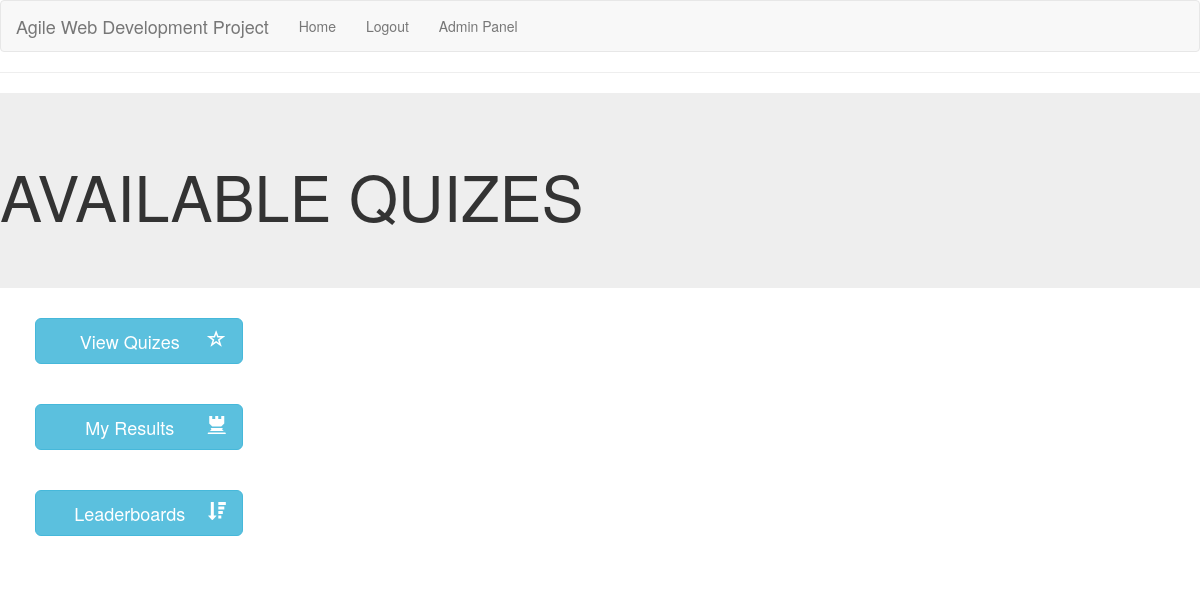
Before: /view_quizes (signed in) with the older database file.
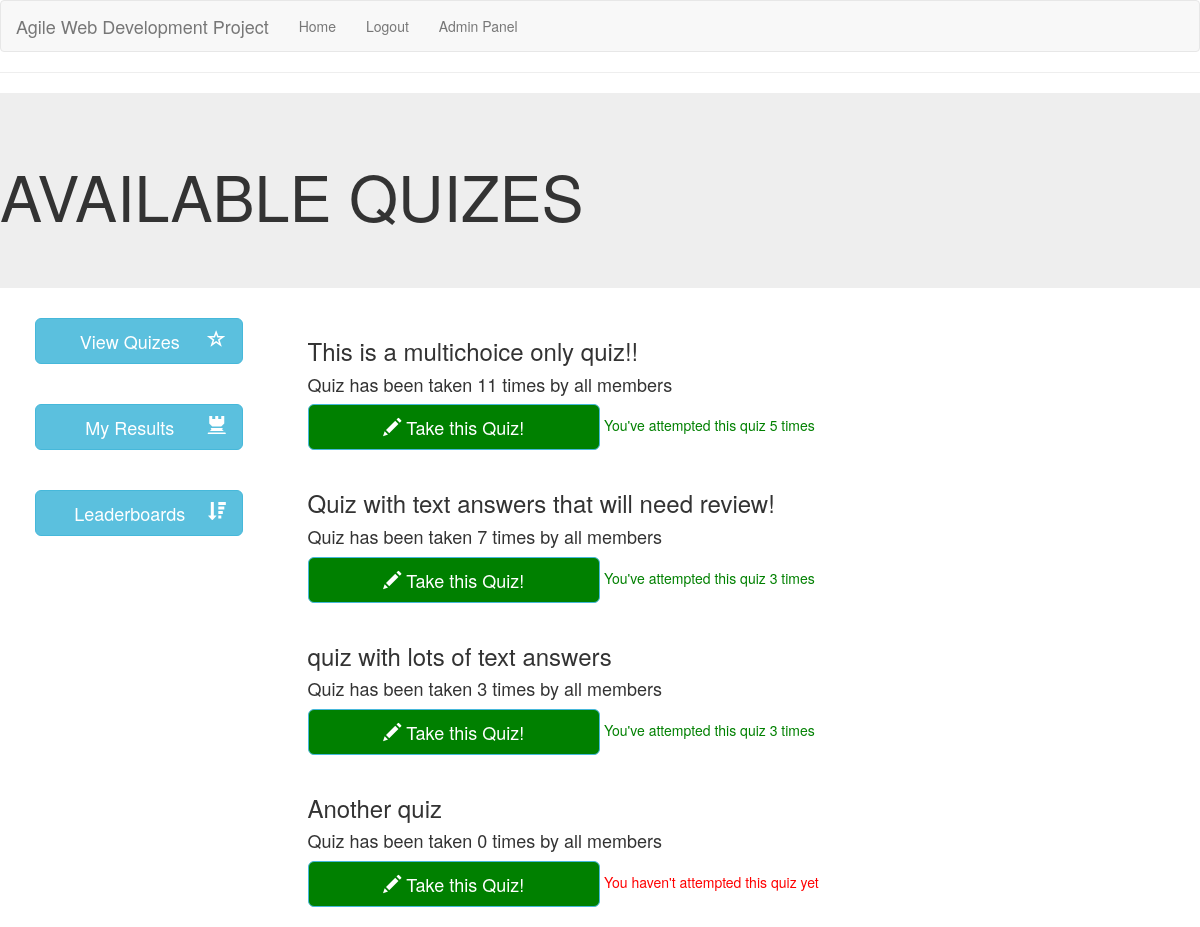
After: the same page with the newer database file.
### app/models.py (models this page shows)
class Qset(db.Model):
    id = db.Column(db.Integer, primary_key=True)
    title = db.Column(db.String(128))
    is_active = db.Column(db.Boolean)

### app/routes.py (the view)
@app.route('/view_quizes')
def view_quizes():
    quizes = Qset.query.filter_by(is_active=True).all()
    attempts = []
    user_attempts = []
    for q in quizes:
        attempts_check = Attempts.query.filter_by(qset_id=q.id).all()
        user_check = Attempts.query.filter_by(qset_id=q.id, user_id=current_user.id).all()
        attempts.append(len(attempts_check))
        user_attempts.append(len(user_check))
        print(len(user_check))
    return render_template('view_quizes.html', title='Available Quizes', quizes=quizes, attempts=attempts, user_attempts=user_attempts)

### app/models.py (called while the page is built)
@login.user_loader
def load_user(id):
    return User.query.get(int(id))

### app/templates/view_quizes.html
{% extends "base.html" %}
{% block content %}
<div class="jumbotron">
    <h1>AVAILABLE QUIZES</h1>
</div>
<div class="row">
    <div class="col-sm-3">
        {% include 'side_menu.html' %}
    </div>
    <div class="col-sm-6">
        {% set count = namespace(value=0) %}
        {% for quiz in quizes %}
            {% if quiz.is_active %}
                <h3>{{ quiz.title }}</h3>
                <h4>Quiz has been taken {{ attempts[count.value] }} times by all members</h4>
                <a href="{{ url_for('take_quiz')}}?quiz={{ quiz.id }}" class="btn btn-info btn-lg" style="background-color: green; width: 50%;">
                    <span class="glyphicon glyphicon-pencil"></span> Take this Quiz!
                </a>
                {% if user_attempts[count.value] > 0 %}
                    <span style="color: green;">You've attempted this quiz {{ user_attempts[count.value] }} times</span>
                {% else %}
                    <span style="color: red;">You haven't attempted this quiz yet</span>
                {% endif %}
                <br>
                <br>
            {% endif %}
            {% set count.value = count.value + 1 %}
        {% endfor %}
    </div>
    <div class="col-sm-3">
    </div>
</div>
{% endblock %}

### app/templates/base.html (shortened to what this page needs)
<!DOCTYPE html>
<html>
    <head>
    <link rel="stylesheet" href="https://maxcdn.bootstrapcdn.com/bootstrap/3.4.1/css/bootstrap.min.css">
    <link href="//netdna.bootstrapcdn.com/bootstrap/3.4.1/css/bootstrap-glyphicons.css" rel="stylesheet">
    </head>
    <body>
        <nav class="navbar navbar-default">
            <div class="container-fluid">
              <div class="navbar-header">
                <a class="navbar-brand" href="#">Agile Web Development Project</a>
              </div>
              <ul class="nav navbar-nav">
                <li><a href="{{ url_for('index') }}">Home</a></li>
                {% if not current_user.is_anonymous %}
                    <li><a href="{{ url_for('logout') }}">Logout</a></li>
                {% endif %}
                {% if current_user.is_admin %}
                    <li><a href="{{ url_for('admin') }}">Admin Panel</a></li>
                {% endif %}
              </ul>
            </div>
        </nav>
        <hr>
        {% block content %}{% endblock %}
    </body>
</html>

### app/templates/side_menu.html
{% block content %}
<a href="{{ url_for('view_quizes') }}" class="center-block btn btn-info btn-lg" style="width: 75%; text-align: center;">
    <span class="glyphicon glyphicon-star-empty pull-right"></span>  View Quizes
</a>
<br>
<br>
{% if not current_user.is_anonymous %}
    <a href="{{ url_for('review_results') }}" class="center-block btn btn-info btn-lg" style="width: 75%; text-align: center;">
        <span class="glyphicon glyphicon-tower pull-right"></span>  My Results
    </a>
    <br>
    <br>
{% endif %}
<a href="{{ url_for('view_ladder') }}" class="center-block btn btn-info btn-lg" style="width: 75%; text-align: center;">
    <span class="glyphicon glyphicon-sort-by-attributes-alt pull-right"></span>  Leaderboards
</a>
<br>
<br>
{% endblock %}

Changed rows visible on the page:
added Qset: title "This is a multichoice only quiz!!", attempts "11", user_attempts "5"
added Qset: title "Quiz with text answers that will need review!", attempts "7", user_attempts "3"
added Qset: title "quiz with lots of text answers", id "3"
added Qset: title "Another quiz", attempts "0", shows "You haven't attempted this quiz yet"
